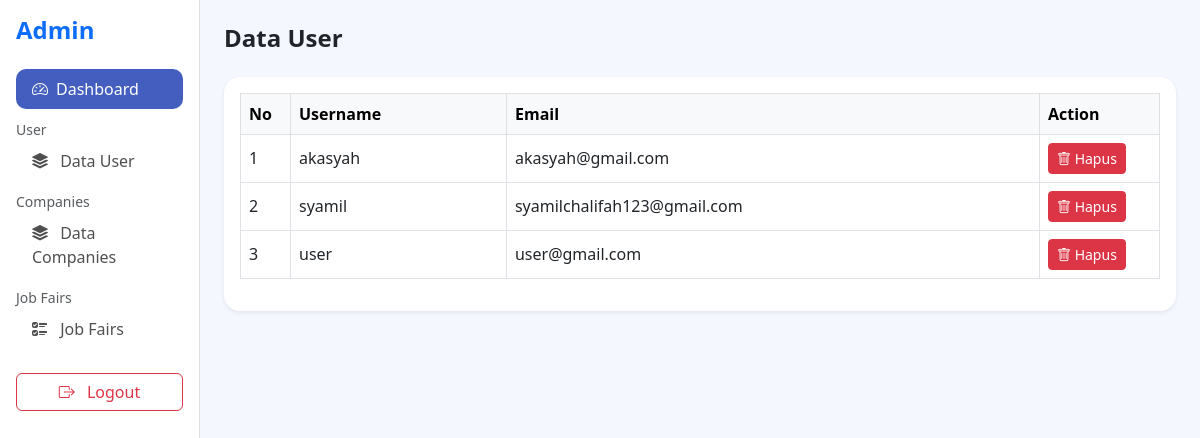
Page /admin/data-user.php (signed in) on the committed database.
### tables this page shows
CREATE TABLE `users` (
  `id` int(11) NOT NULL,
  `name` varchar(100) NOT NULL,
  `email` varchar(100) NOT NULL,
  `password` varchar(255) NOT NULL,
  `created_at` timestamp NOT NULL DEFAULT current_timestamp()
);

### admin/data-user.php (the view, shortened to what this page needs)
<?php
require '../db.php';
$users = [];
$query = "SELECT id, name, email FROM users";
$result = mysqli_query($conn, $query);
if ($result) {
  while ($row = mysqli_fetch_assoc($result)) {
    $users[] = $row;
  }
}
?>
<!DOCTYPE html>
<html lang="en">
<head>
  <link href="https://cdn.jsdelivr.net/npm/bootstrap@5.3.0/dist/css/bootstrap.min.css" rel="stylesheet"/>
  <link href="https://cdn.jsdelivr.net/npm/bootstrap-icons@1.10.5/font/bootstrap-icons.css" rel="stylesheet"/>
  <link href="assets/styles.css" rel="stylesheet"/>
</head>
<body>
<div class="container-fluid">
  <div class="row">
    <?php include('assets/navbar.php'); ?>
    <div class="col-md-10 p-4">
      <h4 class="fw-bold mb-4">Data User</h4>
      <div class="card shadow-sm rounded-4">
        <div class="card-body">
          <table class="table table-bordered table-hover align-middle">
            <thead class="table-light">
              <tr>
                <th style="width: 50px;">No</th>
                <th>Username</th>
                <th>Email</th>
                <th style="width: 120px;">Action</th>
              </tr>
            </thead>
            <tbody>
              <?php if (count($users) > 0): ?>
                <?php foreach ($users as $i => $user): ?>
                  <tr>
                    <td><?= $i + 1 ?></td>
                    <td><?= htmlspecialchars($user['name']) ?></td>
                    <td><?= htmlspecialchars($user['email']) ?></td>
                    <td>
                      <form action="process.php?delete_user=1" method="post" style="display:inline;">
                        <button type="submit" class="btn btn-sm btn-danger" onclick="return confirm('Yakin ingin menghapus user ini?')">
                          <i class="bi bi-trash"></i> Hapus
                        </button>
                      </form>
                    </td>
                  </tr>
                <?php endforeach; ?>
              <?php else: ?>
                <tr>
                  <td colspan="4" class="text-center">Tidak ada data user.</td>
                </tr>
              <?php endif; ?>
            </tbody>
          </table>
        </div>
      </div>
    </div>
  </div>
</div>
</body>
</html>

### admin/assets/styles.css (style rules this page uses)
body { background-color: #f5f7ff; }
.card { border: none; }

### rows in the picture
users: name "akasyah", email "akasyah@gmail.com"
users: name "syamil", email "syamilchalifah123@gmail.com"
users: name "user", email "user@gmail.com"
